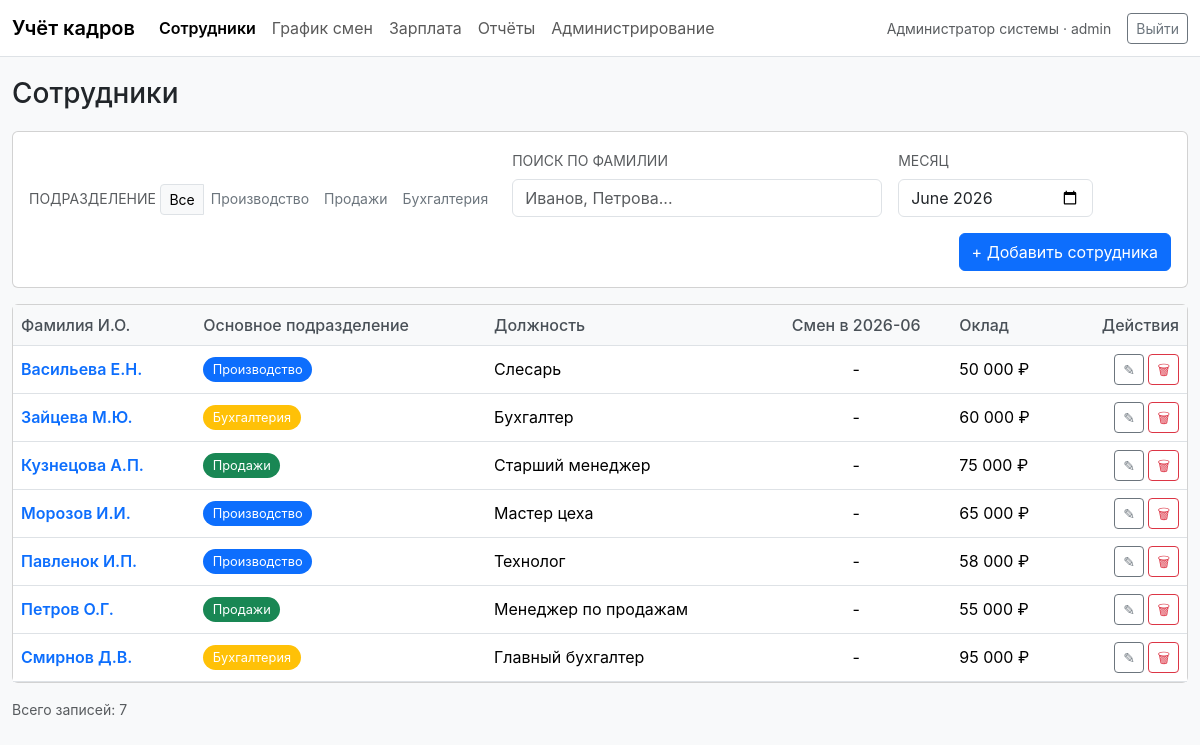
The page /pages/employees.php (signed in) on the database its author committed.
### tables this page shows
CREATE TABLE departments (
    id         INT AUTO_INCREMENT PRIMARY KEY,
    name       VARCHAR(100) NOT NULL UNIQUE,
    color      VARCHAR(20)  NOT NULL DEFAULT '#0d6efd',
    created_at TIMESTAMP    DEFAULT CURRENT_TIMESTAMP
);

CREATE TABLE employees (
    id            INT AUTO_INCREMENT PRIMARY KEY,
    surname       VARCHAR(80)  NOT NULL,
    first_name    VARCHAR(80)  NOT NULL,
    patronymic    VARCHAR(80)  DEFAULT NULL,
    department_id INT          NOT NULL,
    position_id   INT          NOT NULL,
    salary        DECIMAL(10,2) NOT NULL DEFAULT 0,
    hire_date     DATE         DEFAULT NULL,
    phone         VARCHAR(30)  DEFAULT NULL,
    email         VARCHAR(120) DEFAULT NULL,
    created_at    TIMESTAMP    DEFAULT CURRENT_TIMESTAMP,
    CONSTRAINT fk_emp_dept FOREIGN KEY (department_id) REFERENCES departments(id) ON UPDATE CASCADE ON DELETE RESTRICT,
    CONSTRAINT fk_emp_pos  FOREIGN KEY (position_id)   REFERENCES positions(id)   ON UPDATE CASCADE ON DELETE RESTRICT
);

CREATE TABLE positions (
    id         INT AUTO_INCREMENT PRIMARY KEY,
    name       VARCHAR(100) NOT NULL UNIQUE,
    created_at TIMESTAMP    DEFAULT CURRENT_TIMESTAMP
);

### includes/auth.php (called while the page is built, shortened)
<?php
require_once __DIR__ . '/db.php';
function current_user(): ?array {
    return $_SESSION['user'] ?? null;
}

### includes/db.php (called while the page is built, shortened)
<?php
function db(): PDO {
    static $pdo = null;
    if ($pdo !== null) {
        return $pdo;
    }
    $cfg = require __DIR__ . '/config.php';
    $c = $cfg['db'];
    $dsn = "mysql:host={$c['host']};port={$c['port']};dbname={$c['name']};charset={$c['charset']}";
    $pdo = new PDO($dsn, $c['user'], $c['password'], [
        PDO::ATTR_ERRMODE            => PDO::ERRMODE_EXCEPTION,
        PDO::ATTR_DEFAULT_FETCH_MODE => PDO::FETCH_ASSOC,
        PDO::ATTR_EMULATE_PREPARES   => false,
    ]);
    return $pdo;
}

### includes/helpers.php (called while the page is built, shortened)
<?php
function fio_short(array $emp): string {
    $i = mb_substr($emp['first_name'] ?? '', 0, 1);
    $p = mb_substr($emp['patronymic'] ?? '', 0, 1);
    $initials = '';
    if ($i !== '') $initials .= ' ' . $i . '.';
    if ($p !== '') $initials .= $p . '.';
    return ($emp['surname'] ?? '') . $initials;
}
function money_ru(float|int|string $v): string {
    $n = (float)$v;
    return number_format($n, 0, ',', ' ') . ' ₽';
}

### pages/employees.php (the view, shortened to what this page needs)
<?php
require_once __DIR__ . '/../includes/layout.php';
require_once __DIR__ . '/../includes/helpers.php';
$dept_id = isset($_GET['dept']) && $_GET['dept'] !== '' ? (int)$_GET['dept'] : 0;
$q       = trim((string)($_GET['q'] ?? ''));
$ym      = (string)($_GET['ym'] ?? date('Y-m'));
$ym_safe = preg_match('/^\d{4}-\d{2}$/', $ym) ? $ym : date('Y-m');
[$year, $month] = array_map('intval', explode('-', $ym_safe));
$from = sprintf('%04d-%02d-01', $year, $month);
$to   = date('Y-m-t', strtotime($from));
$departments = db()->query('SELECT id, name, color FROM departments ORDER BY id')->fetchAll();
$sql = "
    SELECT e.*, d.name AS dept_name, d.color AS dept_color, p.name AS position_name,
           (SELECT COUNT(*) FROM shifts s WHERE s.employee_id = e.id AND s.shift_date BETWEEN :from AND :to) AS shifts_count
    FROM employees e
    JOIN departments d ON d.id = e.department_id
    JOIN positions   p ON p.id = e.position_id
    WHERE 1=1
";
$params = [':from' => $from, ':to' => $to];
$sql .= ' ORDER BY e.surname, e.first_name';
$st = db()->prepare($sql);
$st->execute($params);
$employees = $st->fetchAll();
layout_head('Сотрудники');
layout_nav('employees');
?>
<div class="container-xxl">
  <h1 class="page-title h3">Сотрудники</h1>
  <div class="card mb-3">
    <div class="card-body">
      <form method="get" class="row g-3 align-items-end">
        <div class="col-auto">
          <label class="form-label small text-uppercase text-muted">Подразделение</label>
          <div class="btn-group" role="group">
            <a class="btn btn-sm <?= $dept_id === 0 ? 'btn-light border' : 'btn-outline-secondary border-0' ?>"
               href="?<?= http_build_query(array_filter(['q' => $q, 'ym' => $ym_safe])) ?>">Все</a>
            <?php foreach ($departments as $d): ?>
              <a class="btn btn-sm <?= $dept_id === (int)$d['id'] ? 'btn-light border' : 'btn-outline-secondary border-0' ?>"
                 href="?<?= http_build_query(array_filter(['dept' => $d['id'], 'q' => $q, 'ym' => $ym_safe])) ?>"><?= h($d['name']) ?></a>
            <?php endforeach; ?>
          </div>
        </div>
        <div class="col-md-4">
          <label class="form-label small text-uppercase text-muted">Поиск по фамилии</label>
          <input type="text" name="q" value="<?= h($q) ?>" class="form-control" placeholder="Иванов, Петрова...">
        </div>
        <div class="col-auto">
          <label class="form-label small text-uppercase text-muted d-block">Месяц</label>
          <input type="month" name="ym" value="<?= h($ym_safe) ?>" class="form-control" onchange="this.form.submit()">
        </div>
        <div class="col-auto ms-auto">
          <a class="btn btn-primary" href="/personnel_system/pages/employee_form.php">+ Добавить сотрудника</a>
        </div>
      </form>
    </div>
  </div>
  <div class="card">
    <div class="card-body p-0">
      <?php if (empty($employees)): ?>
        <div class="p-4 text-center text-muted">Сотрудники не найдены.</div>
      <?php else: ?>
      <table class="table mb-0 align-middle">
        <thead>
          <tr>
            <th>Фамилия И.О.</th>
            <th>Основное подразделение</th>
            <th>Должность</th>
            <th class="text-center">Смен в <?= h($ym_safe) ?></th>
            <th>Оклад</th>
            <th class="text-end">Действия</th>
          </tr>
        </thead>
        <tbody>
          <?php foreach ($employees as $e): ?>
          <tr>
            <td>
              <a href="/personnel_system/pages/employee_form.php?id=<?= (int)$e['id'] ?>" class="text-decoration-none fw-semibold"><?= h(fio_short($e)) ?></a>
            </td>
            <td>
              <span class="badge-dept" style="background-color: <?= h($e['dept_color']) ?>"><?= h($e['dept_name']) ?></span>
            </td>
            <td><?= h($e['position_name']) ?></td>
            <td class="text-center"><?= (int)$e['shifts_count'] > 0 ? (int)$e['shifts_count'] : '-' ?></td>
            <td><?= h(money_ru($e['salary'])) ?></td>
            <td class="text-end">
              <a class="btn btn-sm btn-outline-secondary" href="/personnel_system/pages/employee_form.php?id=<?= (int)$e['id'] ?>" title="Изменить">✎</a>
              <form action="/personnel_system/api/employee_delete.php" method="post" class="d-inline" onsubmit="return confirm('Удалить сотрудника <?= h(addslashes(fio_short($e))) ?>?');">
                <button type="submit" class="btn btn-sm btn-outline-danger" title="Удалить">🗑</button>
              </form>
            </td>
          </tr>
          <?php endforeach; ?>
        </tbody>
      </table>
      <?php endif; ?>
    </div>
  </div>
  <div class="text-muted small mt-3">Всего записей: <?= count($employees) ?></div>
</div>
<?php layout_foot(); ?>

### includes/layout.php (shortened to what this page needs)
<?php
require_once __DIR__ . '/auth.php';
function h(?string $s): string {
    return htmlspecialchars((string)$s, ENT_QUOTES, 'UTF-8');
}
function layout_head(string $page_title): void {
    ?><!doctype html>
<html lang="ru">
<head>
<link rel="stylesheet" href="https://cdn.jsdelivr.net/npm/bootstrap@5.3.3/dist/css/bootstrap.min.css">
<link rel="stylesheet" href="/personnel_system/assets/css/style.css">
</head>
<body class="bg-light">
<?php
}
function layout_nav(string $active = ''): void {
    $u = current_user();
    $items = [
        ['key' => 'employees',  'href' => '/personnel_system/pages/employees.php',  'label' => 'Сотрудники',  'roles' => ['admin','hr']],
        ['key' => 'schedule',   'href' => '/personnel_system/pages/schedule.php',   'label' => 'График смен', 'roles' => ['admin','hr']],
        ['key' => 'salary',     'href' => '/personnel_system/pages/salary.php',     'label' => 'Зарплата',    'roles' => ['admin','hr']],
        ['key' => 'reports',    'href' => '/personnel_system/pages/reports.php',    'label' => 'Отчёты',      'roles' => ['admin','hr']],
        ['key' => 'admin',      'href' => '/personnel_system/pages/admin.php',      'label' => 'Администрирование', 'roles' => ['admin']],
    ];
    ?>
<nav class="navbar navbar-expand navbar-light bg-white border-bottom">
  <div class="container-xxl">
    <a class="navbar-brand fw-semibold" href="/personnel_system/">Учёт кадров</a>
    <ul class="navbar-nav me-auto">
<?php foreach ($items as $it):
    $cls = $active === $it['key'] ? 'nav-link active fw-semibold' : 'nav-link'; ?>
      <li class="nav-item"><a class="<?= $cls ?>" href="<?= h($it['href']) ?>"><?= h($it['label']) ?></a></li>
<?php endforeach; ?>
    </ul>
    <span class="text-muted small me-3"><?= h($u['full_name']) ?> · <?= h($u['role']) ?></span>
    <a class="btn btn-sm btn-outline-secondary" href="/personnel_system/logout.php">Выйти</a>
  </div>
</nav>
<?php
}
function layout_foot(): void {
    ?>
</body>
</html>
<?php
}
    ?>

### assets/css/style.css (style rules this page uses)
body { font-family: -apple-system, BlinkMacSystemFont, "Segoe UI", Roboto, "Helvetica Neue", Arial, sans-serif; }
.container-xxl { max-width: 1320px; }
.page-title { margin: 1.25rem 0 1.25rem; }
.badge-dept { display: inline-block; padding: 0.2rem 0.6rem; border-radius: 1rem; font-size: 0.8rem; color: #fff; }
.table thead th { background: #f8f9fa; border-bottom: 1px solid #dee2e6; font-weight: 500; color: #495057; }
.btn-primary { background-color: #0d6efd; }

### rows shown on the page
departments: name "Производство"
departments: name "Продажи"
departments: name "Бухгалтерия"
employees: fio_short($e) "Васильева Е.Н.", department.name "Производство", position.name "Слесарь", salary "50 000 ₽"
employees: fio_short($e) "Зайцева М.Ю.", department.name "Бухгалтерия", position.name "Бухгалтер", salary "60 000 ₽"
employees: fio_short($e) "Кузнецова А.П.", department.name "Продажи", position.name "Старший менеджер", salary "75 000 ₽"
employees: fio_short($e) "Морозов И.И.", department.name "Производство", position.name "Мастер цеха", salary "65 000 ₽"
employees: fio_short($e) "Павленок И.П.", department.name "Производство", position.name "Технолог", salary "58 000 ₽"
employees: fio_short($e) "Петров О.Г.", department.name "Продажи", position.name "Менеджер по продажам", salary "55 000 ₽"
employees: fio_short($e) "Смирнов Д.В.", department.name "Бухгалтерия", position.name "Главный бухгалтер", salary "95 000 ₽"

### other values the page prints
$it['label'] "Сотрудники"
$it['label'] "График смен"
$it['label'] "Зарплата"
$it['label'] "Отчёты"
$it['label'] "Администрирование"
$u['full_name'] "Администратор системы"
$u['role'] "admin"
$ym_safe "2026-06"
count($employees) "7"
